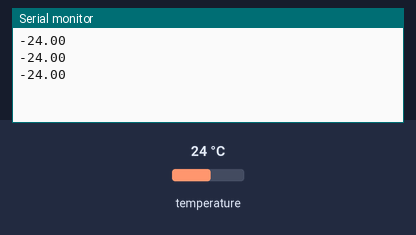
Bench run of a sketch on a simulated Arduino Uno, built with avr-gcc and run on an emulated ATmega328P. Parts: the last lines printed to the serial monitor. Inputs (shaded band) come from the test bench; at power-on: temperature 24 °C.

Above: at 2.3 s.
2.4 s: temperature set to 12 °C
At 3.5 s:
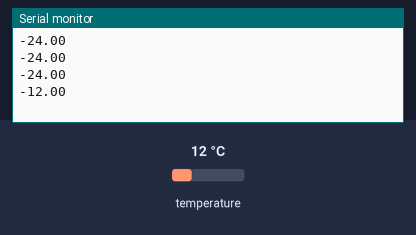
3.9 s: temperature set to 19 °C
At 3.9 s:
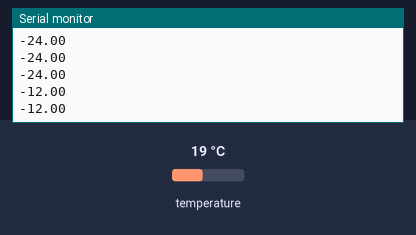
Timing chart, 0 to 6.9 s (numbered marks = the images above; inputs shaded):
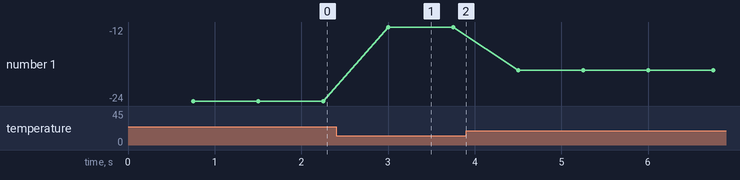

Measured:
- after the input at 2.4 s, the serial monitor: prints a new line after 0.60 s (image 1)
- plotted number 1: -24 → -12 after the input at 2.4 s, -12 → -19 after the input at 3.9 s

The sketch:

TempTest.ino
```cpp
#include <DS18B20.h>

DS18B20 ds(2);

float temp1;
float temp2;
bool activeDevice;

void setup() {
  Serial.begin(9600);
}

void loop() {
  while(ds.selectNext()) {
    float t = ds.getTempC();

    activeDevice ? temp1 = t : temp2 = t;
    //activeDevice++;

    //Serial.print("deltaT: ");
    Serial.println(temp1 - temp2);
  }
}
```
